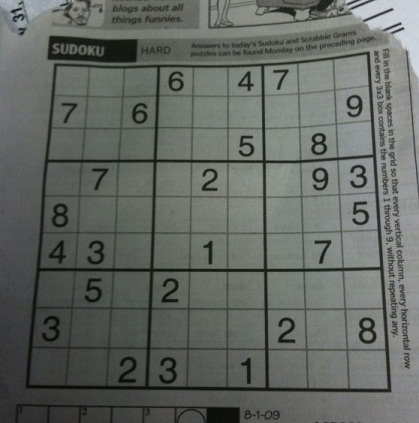
#> input picture dave.jpg, 419 x 423 px
$ python '18. Adaptive Threshold Technique.py'
#> lines starting #> are read from the running program, lines starting #| are printed output that depends on the picture; after the words box and inside, x2 and y2 are one past the last pixel; in counts of white or black regions, pixels touching at a corner belong together
#import cv2 and matplotlib
import cv2
from matplotlib import pyplot as plt

#Reading a image
img = cv2.imread('dave.jpg',0)
#> img: shape (423, 419); min 5, max 218, mean 101.9

#Using different threshold operations
ret,thres1 = cv2.threshold(img,127,255,cv2.THRESH_BINARY)
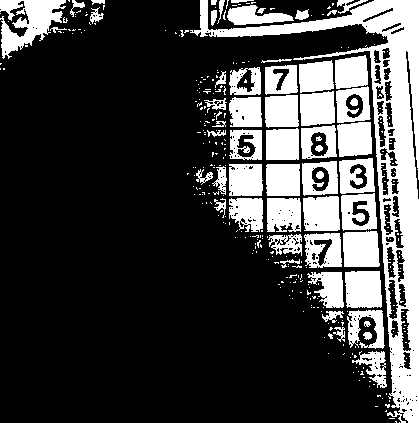
#> thres1: shape (423, 419); 25.6% white; 333 white regions (274 under 20 px), largest, box (x1, y1, x2, y2) and area: (190, 0, 419, 423) 14935, (0, 0, 66, 59) 2037, (345, 271, 382, 308) 1282
thres2 = cv2.adaptiveThreshold(img,255,cv2.ADAPTIVE_THRESH_MEAN_C,cv2.THRESH_BINARY,11,2)
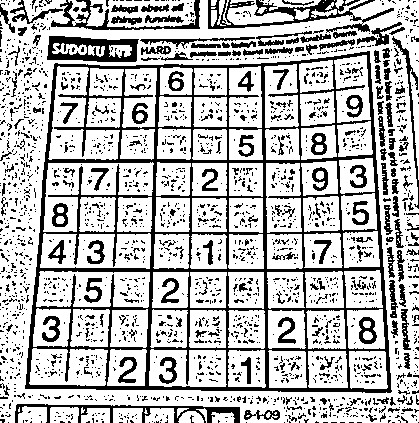
#> thres2: shape (423, 419); 73% white; 2115 black regions (1905 under 20 px), largest, box (x1, y1, x2, y2) and area: (25, 51, 392, 393) 18441, (208, 0, 394, 33) 1810, (47, 36, 139, 62) 1408
thres3 = cv2.adaptiveThreshold(img,255,cv2.ADAPTIVE_THRESH_GAUSSIAN_C,cv2.THRESH_BINARY,11,2)
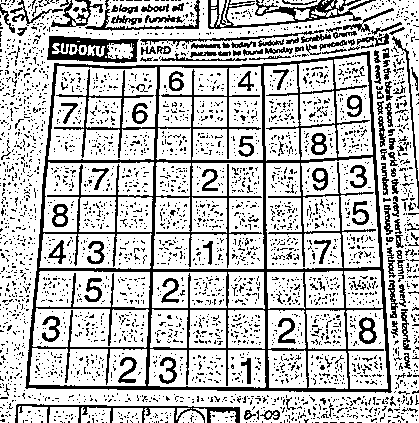
#> thres3: shape (423, 419); 74.8% white; black in thin lines or dots

#Using matplotlib to display the images
titles = ['Original Image','Global Threshold','Adaptive Threshold','Gaussian Adaptive Threshold']
images = [img,thres1,thres2,thres2]

for i in xrange(4):
    plt.subplot(2,2,i+1)
    plt.imshow(images[i],'gray')
    plt.title(titles[i])
    plt.xticks([]),plt.yticks([])

plt.show()
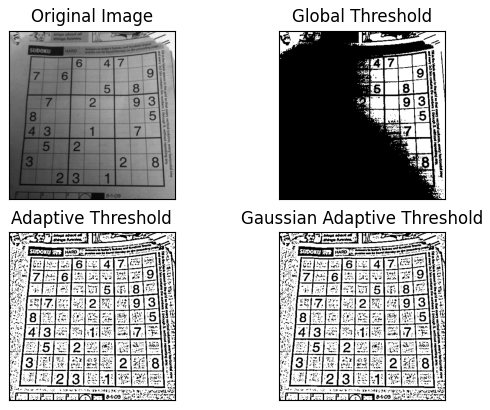
#> figure drawn by matplotlib, 4 panels

$ run again, with ex.jpg copied over dave.jpg
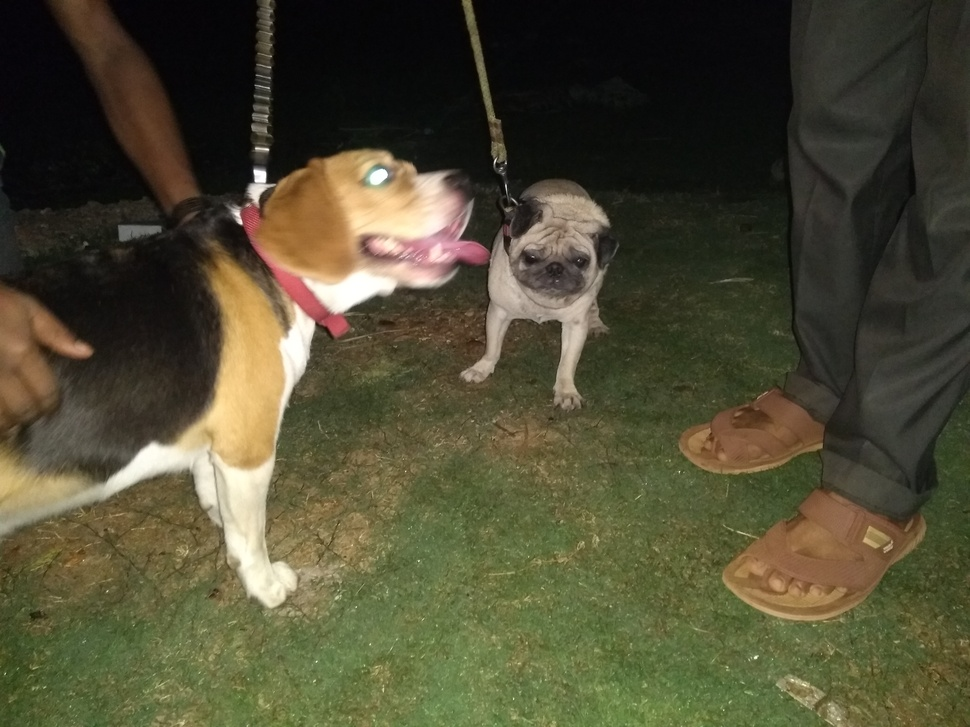
#> input picture ex.jpg, 970 x 727 px, shrunk from 4160 x 3120 before the run
#> `ret,thres1 = cv2.threshold(img,127,255,cv2.THRESH_BINARY)`:
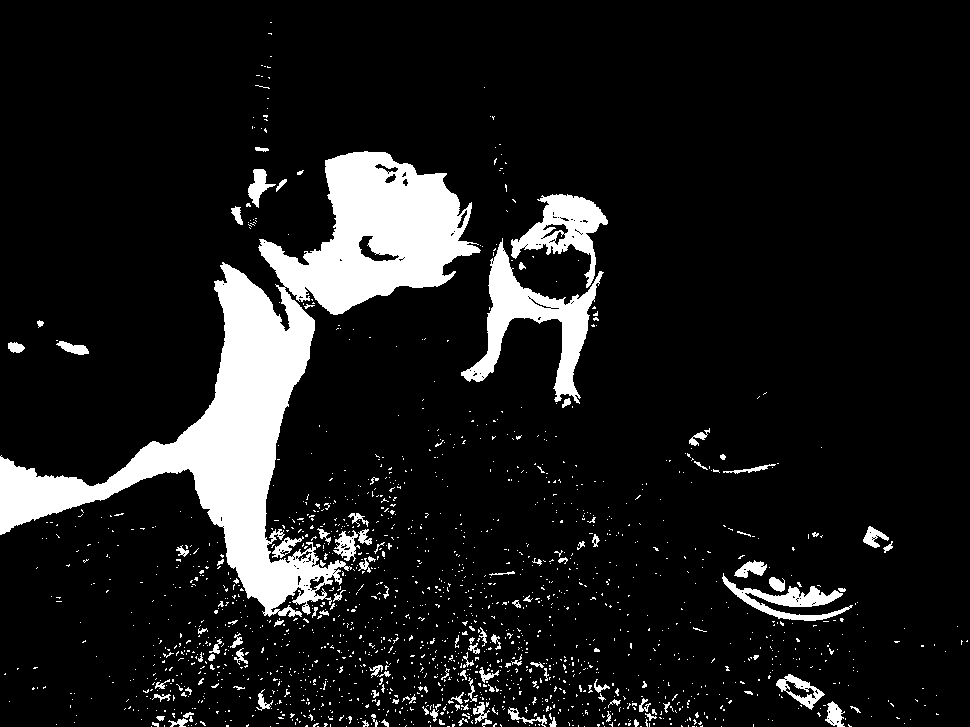
#> thres1: shape (727, 970); 10.7% white; 1692 white regions (1575 under 20 px), largest, box (x1, y1, x2, y2) and area: (0, 151, 481, 617) 50515, (461, 238, 604, 404) 6326, (511, 194, 608, 288) 3448
#> thres2: shape (727, 970); 65.7% white; 7134 black regions (6321 under 20 px), largest, box (x1, y1, x2, y2) and area: (0, 0, 933, 727) 115741, (607, 495, 970, 727) 18928, (331, 576, 454, 727) 4743
#> `thres3 = cv2.adaptiveThreshold(img,255,cv2.ADAPTIVE_THRESH_GAUSSIAN_C,..`:
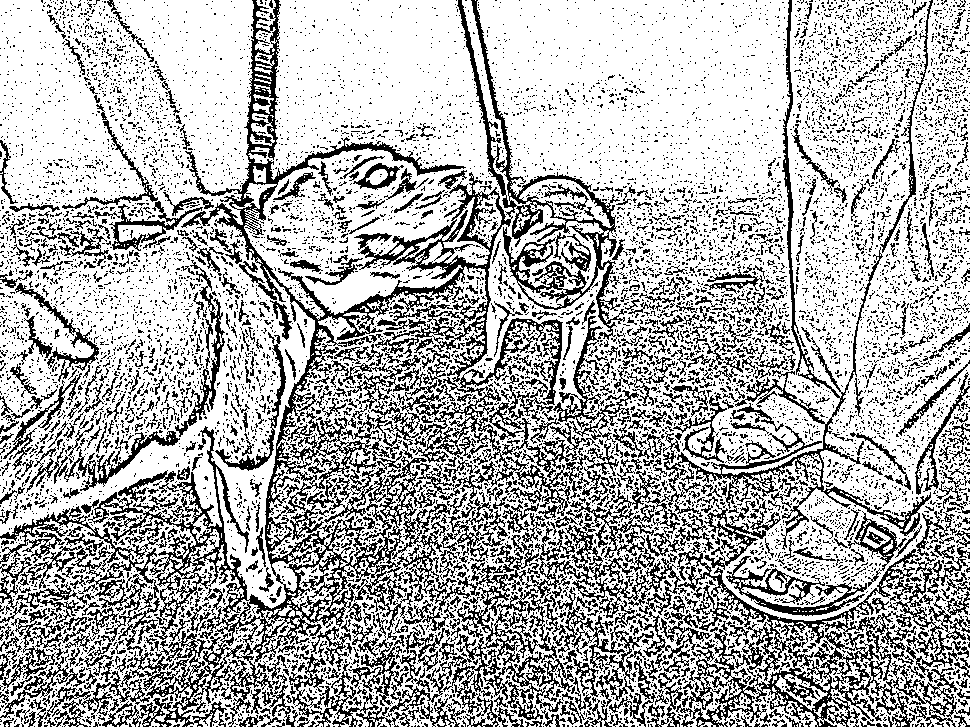
#> thres3: shape (727, 970); 69.9% white; black in thin lines or dots

$ run again, with ex2.jpg copied over dave.jpg
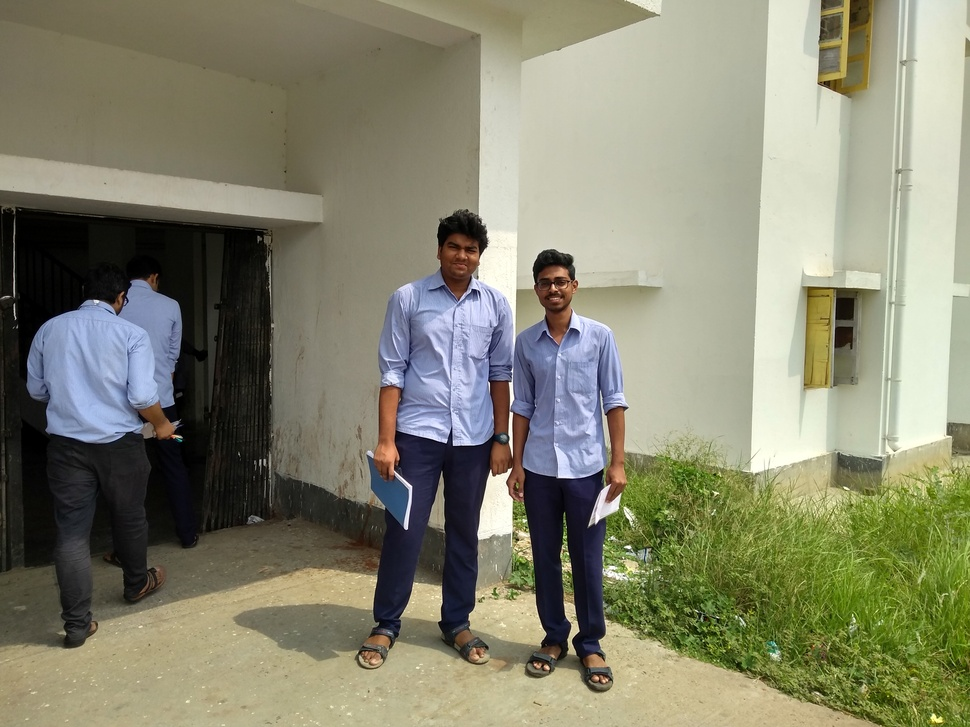
#> input picture ex2.jpg, 970 x 727 px, shrunk from 4160 x 3120 before the run
#> `ret,thres1 = cv2.threshold(img,127,255,cv2.THRESH_BINARY)`:
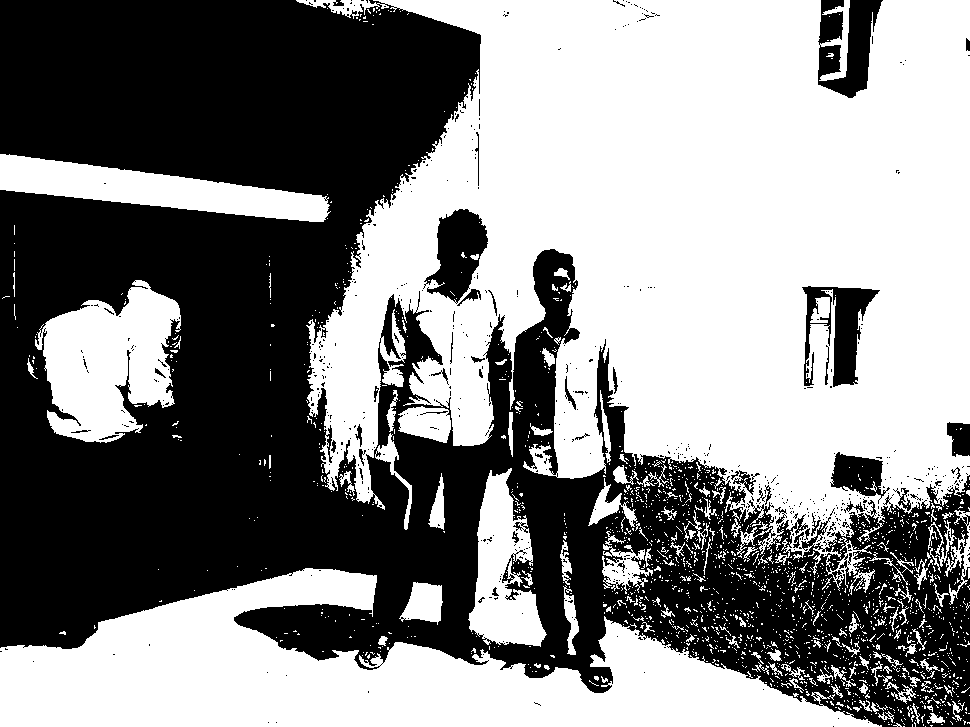
#> thres1: shape (727, 970); 53% white; 613 black regions (566 under 20 px), largest, box (x1, y1, x2, y2) and area: (0, 0, 970, 727) 314600, (818, 0, 883, 98) 3914, (423, 209, 488, 304) 3461
#> thres2: shape (727, 970); 71.4% white; 7336 black regions (6748 under 20 px), largest, box (x1, y1, x2, y2) and area: (0, 149, 970, 727) 100699, (788, 0, 899, 452) 9826, (881, 0, 918, 477) 5313
#> `thres3 = cv2.adaptiveThreshold(img,255,cv2.ADAPTIVE_THRESH_GAUSSIAN_C,..`:
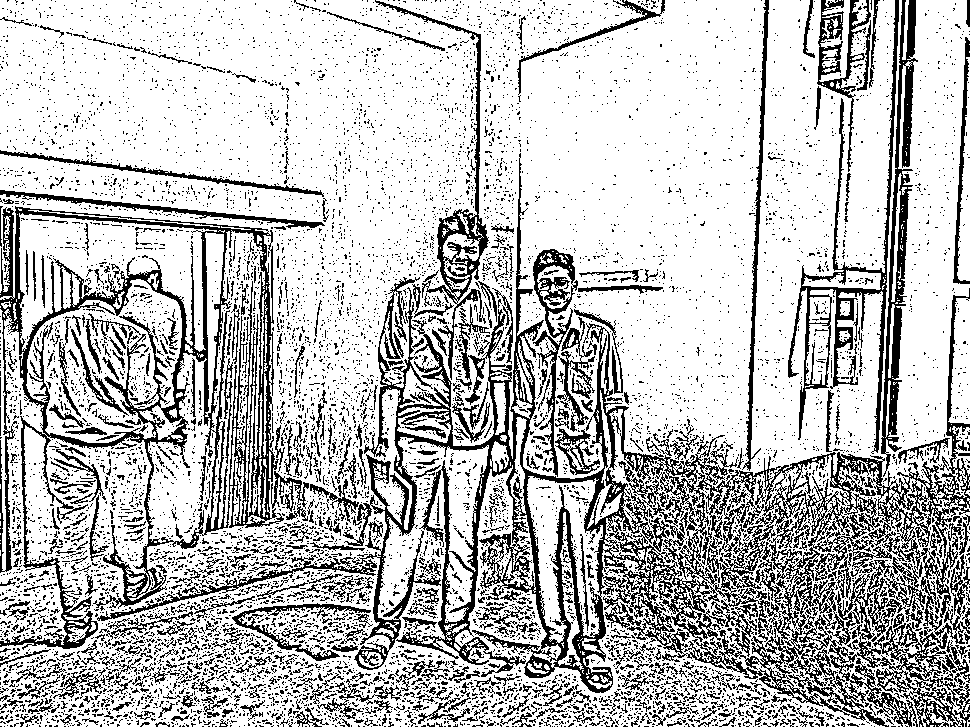
#> thres3: shape (727, 970); 74.9% white; black in thin lines or dots
